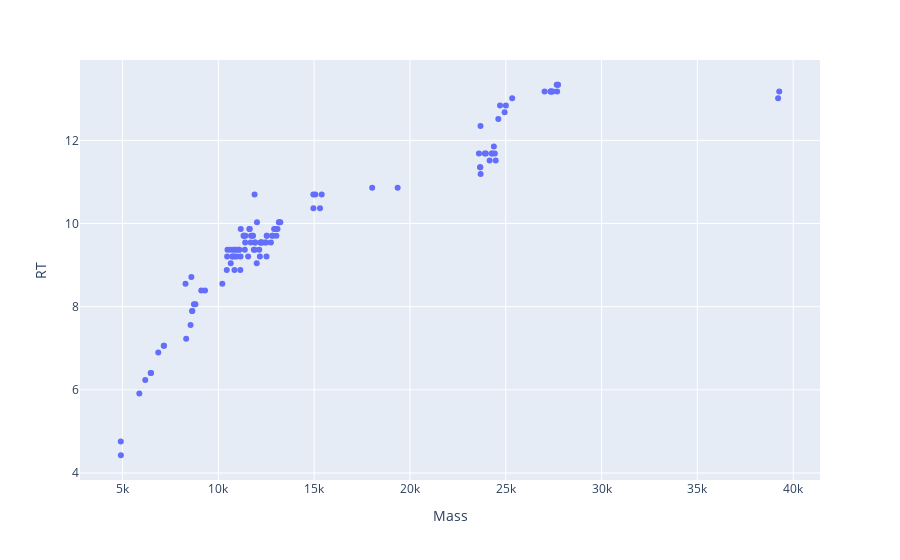

The notebook cell saved with this chart:
### Code cell
df_noad = pd.read_excel('/Users/bryan/Documents/BioPharmaFinder/ZhangLab/Data/Excels/total_tRNA_no_acid_deg.xlsx')
df_noad = thermo_df(df_noad)
plotly_zone(df_noad)
df_noad.shape
